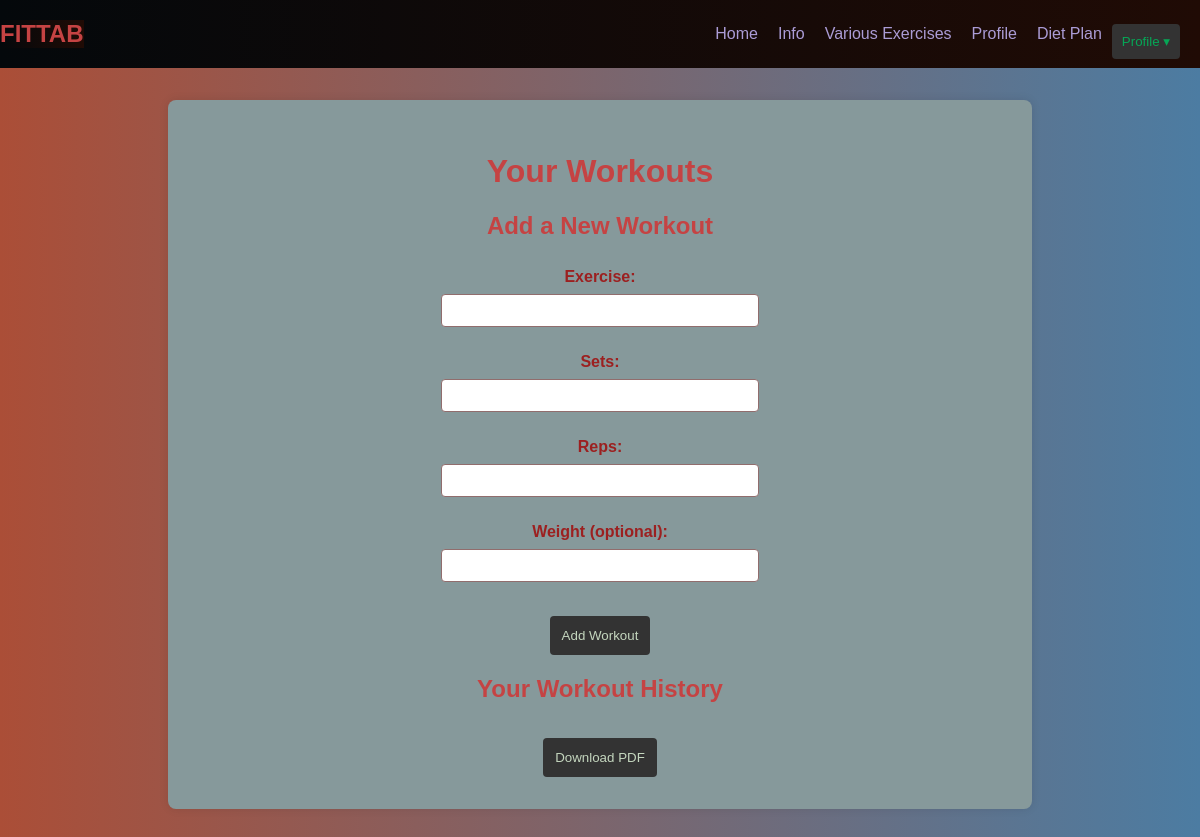
Before: /workouts (signed in) with the older database file.
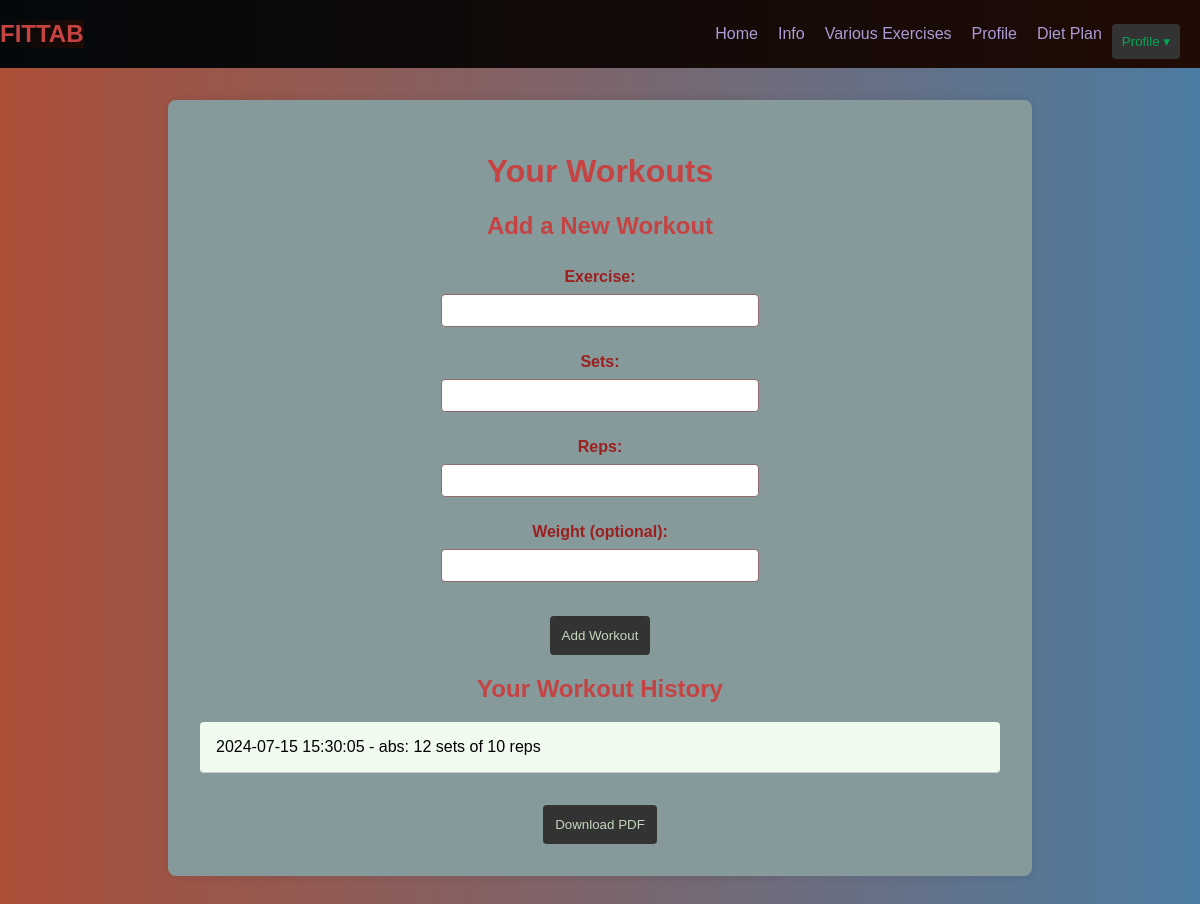
After: the same page with the newer database file.
### app.py (models this page shows, shortened)
class Workout(db.Model):
    id = db.Column(db.Integer, primary_key=True, autoincrement=True)
    user_id = db.Column(db.Integer, db.ForeignKey('user.id'), nullable=False)
    exercise = db.Column(db.String(100), nullable=False)
    sets = db.Column(db.Integer, nullable=False)
    reps = db.Column(db.Integer, nullable=False)
    weight = db.Column(db.Float, nullable=True)
    date = db.Column(db.DateTime, default=datetime.now())
    user = db.relationship('User', back_populates='workouts')
    def to_dict(self):
        return {
            'date': self.date.strftime('%Y-%m-%d %H:%M:%S'),
            'exercise': self.exercise,
            'sets': self.sets,
            'reps': self.reps,
            'weight': self.weight
        }

### app.py (the view, shortened to what this page needs)
@app.route('/workouts', methods=['GET', 'POST'])
def workouts():
    if 'user_id' in session:
        user_id = session['user_id']
        user = User.query.filter_by(id=user_id).first()
        workout_objects = Workout.query.filter_by(user_id=user_id).all()
        workouts = [workout.to_dict() for workout in workout_objects]
        return render_template('workouts.html', user=user, workouts=workouts)
    else:
        return redirect(url_for('index'))

### templates/workouts.html (shortened to what this page needs)
<!DOCTYPE html>
<html lang="en">
<head>
    <link rel="stylesheet" href="{{ url_for('static', filename='style_workout.css') }}">
</head>
<body>
    <nav>
        <h1 style="background: linear-gradient(to left, #200b05, #04080b);">FITTAB</h1>
        <div class="nav-links">
            <a href="{{ url_for('info') }}">Home</a>
            <a href="#">Info</a>
            <a href="{{ url_for('exercise') }}">Various Exercises</a>
            <a href="{{ url_for('profile') }}">Profile</a>
            <a href="/diet">Diet Plan</a>
            <div class="profile-dropdown">
                <button class="profile-button">Profile &#9662;</button>
            </div>
        </div>
    </nav>
    <div class="container">
        <h1>Your Workouts</h1>
        <div>
            <h2>Add a New Workout</h2>
            <form method="POST" action="{{ url_for('workouts') }}">
                <label for="exercise">Exercise:</label>
                <input type="text" id="exercise" name="exercise" required>
                <br>
                <label for="sets">Sets:</label>
                <input type="number" id="sets" name="sets" required>
                <br>
                <label for="reps">Reps:</label>
                <input type="number" id="reps" name="reps" required>
                <br>
                <label for="weight">Weight (optional):</label>
                <input type="number" id="weight" name="weight" step="0.1">
                <br>
                <button type="submit">Add Workout</button>
            </form>
        </div>
        <div>
            <h2>Your Workout History</h2>
            <ul>
                {% for workout in workouts %}
                    <li>{{ workout.date }} - {{ workout.exercise }}: {{ workout.sets }} sets of {{ workout.reps }} reps {% if workout.weight %} at {{ workout.weight }} kg {% endif %}</li>
                {% endfor %}
            </ul>
            <form id="downloadForm" action="{{ url_for('download_workouts') }}" method="get">
                <button type="submit">Download PDF</button>
            </form>
        </div>
    </div>
</body>
</html>

### static/style_workout.css (style rules this page uses)
body { color: #333; background: linear-gradient(to right, #ab4e37, #4c7ca2); font-family: Arial, sans-serif; margin: 0; padding: 0; }
nav { background: linear-gradient(to left, #200b05, #04080b); display: flex; justify-content: space-between; align-items: center; list-style-type: none; margin: 0; padding: 0; }
.nav-links { display: flex; align-items: center; margin-left: auto; }
nav a { color: #ab9cd6; text-decoration: none; padding: 10px; }
.profile-dropdown { position: relative; display: inline-block; margin-right: 20px; }
.profile-button { background-color: #333; color: #06a656; border: none; cursor: pointer; padding: 10px; }
.container { max-width: 800px; margin: 2rem auto; padding: 2rem; background-color: #86999b; box-shadow: 0 0 10px rgba(0,0,0,0.1); border-radius: 8px; text-align: left; }
form { display: flex; flex-direction: column; align-items: center; }
label { margin: 0.5rem 0; font-weight: bold; color: #9c2020; }
input[type="text"], input[type="number"] { padding: 0.5rem; border: 1px solid #916d6d; border-radius: 4px; width: 50%; max-width: 300px; }
button { margin-top: 1rem; padding: 0.75rem; background-color: #333; color: #c4d6be; border: none; border-radius: 4px; cursor: pointer; width: fit-content; }
ul { list-style-type: none; padding: 0; }
ul li { background-color: #f1faee; padding: 1rem; border-bottom: 1px solid #ccc; margin-bottom: 0.5rem; border-radius: 4px; color: black; }
h1, h2 { color: #c54343; text-align: center; }

Changed rows visible on the page:
added Workout: date "2024-07-15 15:30:05", exercise "abs", sets "12", reps "10"
